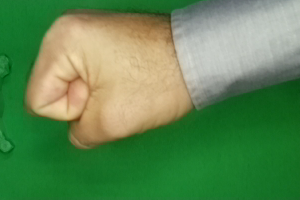
#> input picture beadando-melyhaloval/rocktest1.png, 300 x 200 px
$ python -i ImageProcessor.py   (imports and definitions only)
#> lines starting #> are read from the running program, lines starting #| are printed output that depends on the picture; after the words box and inside, x2 and y2 are one past the last pixel; in counts of white or black regions, pixels touching at a corner belong together
from keras.preprocessing.image import ImageDataGenerator, array_to_img, img_to_array, load_img
import numpy as np
import cv2

class image(object):

    def __init__(self, image_path, INPUT_SIZE_X=300, INPUT_SIZE_Y=200):
#> called with image_path = 'rocktest1.png', INPUT_SIZE_X = 300, INPUT_SIZE_Y = 200
        self.image_path=image_path
        #img=load_img(image_path, target_size=(INPUT_SIZE_X, INPUT_SIZE_Y)).convert('RGB')
        self.img=cv2.imread(image_path)
#> self.img is the input picture: shape (200, 300, 3); mean B, G, R 84.2, 136.7, 96.2
        self.img=cv2.resize(self.img, (INPUT_SIZE_Y, INPUT_SIZE_X))
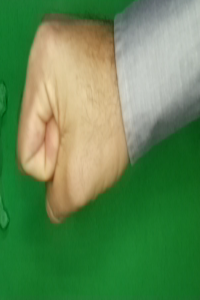
#> self.img: shape (300, 200, 3); mean B, G, R 84.1, 136.7, 96.1
        #self.img=img_to_array(img)

    def get_image(self):
        #img2=cv2.cvtColor(self.img, cv2.COLOR_RGB2BGR)
        gray = cv2.cvtColor(self.img, cv2.COLOR_BGR2GRAY)
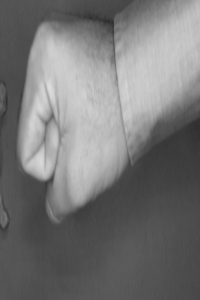
#> gray: shape (300, 200); min 45, max 220, mean 118.6

        ret, thresh = cv2.threshold(gray, 0, 255, cv2.THRESH_BINARY_INV + cv2.THRESH_OTSU)
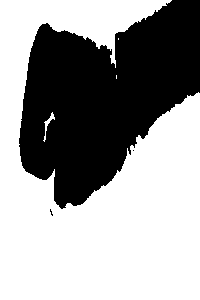
#> thresh: shape (300, 200); 61.2% white; 3 black regions (2 under 20 px), largest, box (x1, y1, x2, y2) and area: (19, 0, 200, 209) 23288
#> ret = 129

        kernel = np.ones((3, 3), np.uint8)
        closing = cv2.morphologyEx(thresh, cv2.MORPH_CLOSE, kernel, iterations=2)
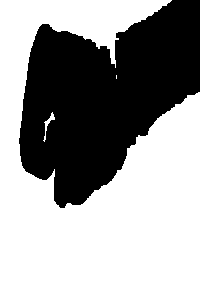
#> closing: shape (300, 200); 61.4% white; 1 black region, box (x1, y1, x2, y2) and area: (19, 0, 200, 208) 23184

        # Background area using Dialation
        bg = cv2.dilate(closing, kernel, iterations=1)
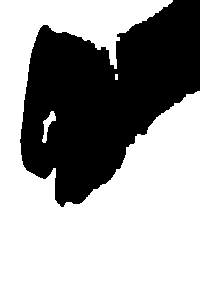
#> bg: shape (300, 200); 62.9% white; 1 black region, box (x1, y1, x2, y2) and area: (20, 0, 200, 207) 22287

        # Finding foreground area
        dist_transform = cv2.distanceTransform(closing, cv2.DIST_L2, 0)
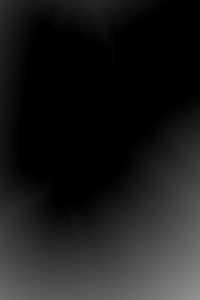
#> dist_transform: shape (300, 200) float32; min 0, max 147.9, mean 27.6
        ret, fg = cv2.threshold(dist_transform, 0.02 * dist_transform.max(), 255, 0)
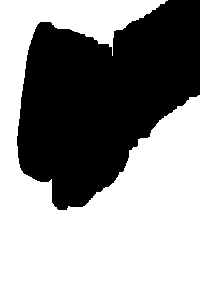
#> fg: shape (300, 200) float32; 58.6% white; 1 black region, box (x1, y1, x2, y2) and area: (17, 0, 200, 210) 24819
#> ret = 2.96
        self.img=fg
        return fg

>>> result = image('rocktest1.png').get_image()

$ run again, on beadando-melyhaloval/test3.png
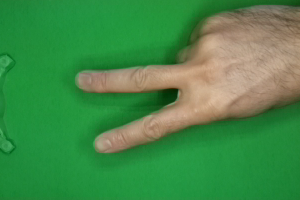
#> input picture beadando-melyhaloval/test3.png, 300 x 200 px
#> in __init__, self.img is the input picture: shape (200, 300, 3); mean B, G, R 72.5, 138.1, 68.5
#> self.img: shape (300, 200, 3)
#> in get_image, `ret, thresh = cv2.threshold(gray, 0, 255, cv2.THRESH_BINARY_INV + cv2...`:
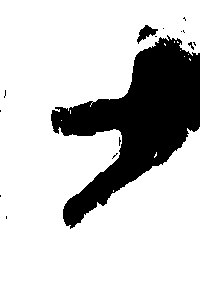
#> thresh: shape (300, 200); 79.3% white; 15 black regions (12 under 20 px), largest, box (x1, y1, x2, y2) and area: (51, 35, 200, 229) 12173, (137, 25, 158, 44) 173, (188, 42, 194, 50) 20
#> in get_image, `ret, thresh = cv2.threshold(gray, 0, 255, cv2.THRESH_BINARY_INV + cv2...`: ret = 126
#> closing: shape (300, 200); 79.8% white; 2 black regions, box (x1, y1, x2, y2) and area: (51, 39, 200, 225) 11960, (140, 27, 156, 39) 132
#> bg: shape (300, 200); 81.3% white; 2 black regions, box (x1, y1, x2, y2) and area: (52, 40, 200, 224) 11132, (141, 28, 155, 38) 80
#> in get_image, `ret, fg = cv2.threshold(dist_transform, 0.02 * dist_transform.max(), 2..`:
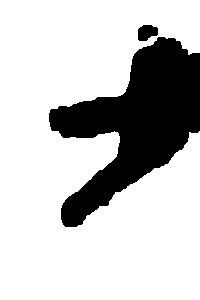
#> fg: shape (300, 200) float32; 77.4% white; 2 black regions, box (x1, y1, x2, y2) and area: (49, 37, 200, 227) 13321, (138, 25, 158, 41) 248
#> in get_image, `ret, fg = cv2.threshold(dist_transform, 0.02 * dist_transform.max(), 2..`: ret = 2.67
